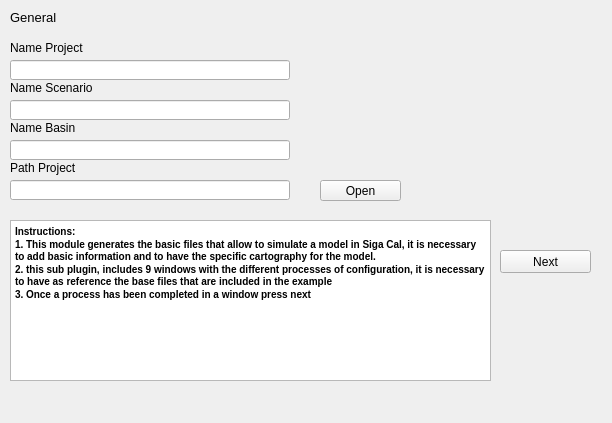
            <widget class="QWidget" name="page">
             <property name="geometry">
              <rect>
               <x>0</x>
               <y>0</y>
               <width>612</width>
               <height>423</height>
              </rect>
             </property>
             <attribute name="label">
              <string>Step 1 - Configuration Project</string>
             </attribute>
             <widget class="QLineEdit" name="output_path">
              <property name="geometry">
               <rect>
                <x>10</x>
                <y>180</y>
                <width>280</width>
                <height>20</height>
               </rect>
              </property>
             </widget>
             <widget class="QLineEdit" name="name_scenario">
              <property name="geometry">
               <rect>
                <x>10</x>
                <y>100</y>
                <width>280</width>
                <height>20</height>
               </rect>
              </property>
             </widget>
             <widget class="QLabel" name="label_2">
              <property name="geometry">
               <rect>
                <x>10</x>
                <y>160</y>
                <width>121</width>
                <height>16</height>
               </rect>
              </property>
              <property name="text">
               <string>&lt;html&gt;&lt;head/&gt;&lt;body&gt;&lt;p&gt;Path Project&lt;/p&gt;&lt;/body&gt;&lt;/html&gt;</string>
              </property>
             </widget>
             <widget class="QPushButton" name="select_output">
              <property name="geometry">
               <rect>
                <x>320</x>
                <y>180</y>
                <width>81</width>
                <height>21</height>
               </rect>
              </property>
              <property name="text">
               <string>Open</string>
              </property>
             </widget>
             <widget class="QLabel" name="label_4">
              <property name="geometry">
               <rect>
                <x>10</x>
                <y>80</y>
                <width>121</width>
                <height>16</height>
               </rect>
              </property>
              <property name="text">
               <string>&lt;html&gt;&lt;head/&gt;&lt;body&gt;&lt;p&gt;Name Scenario&lt;/p&gt;&lt;/body&gt;&lt;/html&gt;</string>
              </property>
             </widget>
             <widget class="QLabel" name="label_5">
              <property name="geometry">
               <rect>
                <x>10</x>
                <y>120</y>
                <width>121</width>
                <height>16</height>
               </rect>
              </property>
              <property name="text">
               <string>&lt;html&gt;&lt;head/&gt;&lt;body&gt;&lt;p&gt;Name Basin&lt;/p&gt;&lt;/body&gt;&lt;/html&gt;</string>
              </property>
             </widget>
             <widget class="QLabel" name="label">
              <property name="geometry">
               <rect>
                <x>10</x>
                <y>40</y>
                <width>121</width>
                <height>16</height>
               </rect>
              </property>
              <property name="text">
               <string>&lt;html&gt;&lt;head/&gt;&lt;body&gt;&lt;p&gt;Name Project&lt;/p&gt;&lt;/body&gt;&lt;/html&gt;</string>
              </property>
             </widget>
             <widget class="QLineEdit" name="Name_Basin">
              <property name="geometry">
               <rect>
                <x>10</x>
                <y>140</y>
                <width>280</width>
                <height>20</height>
               </rect>
              </property>
             </widget>
             <widget class="QLineEdit" name="name_project">
              <property name="geometry">
               <rect>
                <x>10</x>
                <y>60</y>
                <width>280</width>
                <height>20</height>
               </rect>
              </property>
             </widget>
             <widget class="QPushButton" name="Button_Step_1">
              <property name="geometry">
               <rect>
                <x>500</x>
                <y>250</y>
                <width>91</width>
                <height>23</height>
               </rect>
              </property>
              <property name="text">
               <string>Next</string>
              </property>
             </widget>
             <widget class="QLabel" name="label_3">
              <property name="geometry">
               <rect>
                <x>10</x>
                <y>10</y>
                <width>121</width>
                <height>16</height>
               </rect>
              </property>
              <property name="text">
               <string>&lt;html&gt;&lt;head/&gt;&lt;body&gt;&lt;p&gt;&lt;span style=&quot; font-size:10pt;&quot;&gt;General&lt;/span&gt;&lt;/p&gt;&lt;/body&gt;&lt;/html&gt;</string>
              </property>
             </widget>
             <widget class="QTextBrowser" name="textBrowser">
              <property name="geometry">
               <rect>
                <x>10</x>
                <y>220</y>
                <width>481</width>
                <height>161</height>
               </rect>
              </property>
              <property name="html">
               <string>&lt;!DOCTYPE HTML PUBLIC &quot;-//W3C//DTD HTML 4.0//EN&quot; &quot;http://www.w3.org/TR/REC-html40/strict.dtd&quot;&gt;
&lt;html&gt;&lt;head&gt;&lt;meta name=&quot;qrichtext&quot; content=&quot;1&quot; /&gt;&lt;style type=&quot;text/css&quot;&gt;
p, li { white-space: pre-wrap; }
&lt;/style&gt;&lt;/head&gt;&lt;body style=&quot; font-family:'MS Shell Dlg 2'; font-size:7.8pt; font-weight:600; font-style:normal;&quot;&gt;
&lt;p style=&quot; margin-top:0px; margin-bottom:0px; margin-left:0px; margin-right:0px; -qt-block-indent:0; text-indent:0px;&quot;&gt;Instructions:&lt;/p&gt;
&lt;p style=&quot; margin-top:0px; margin-bottom:0px; margin-left:0px; margin-right:0px; -qt-block-indent:0; text-indent:0px;&quot;&gt;1. This module generates the basic files that allow to simulate a model in Siga Cal, it is necessary to add basic information and to have the specific cartography for the model.  &lt;/p&gt;
&lt;p style=&quot; margin-top:0px; margin-bottom:0px; margin-left:0px; margin-right:0px; -qt-block-indent:0; text-indent:0px;&quot;&gt;2. this sub plugin, includes 9 windows with the different processes of configuration, it is necessary to have as reference the base files that are included in the example&lt;/p&gt;
&lt;p style=&quot; margin-top:0px; margin-bottom:0px; margin-left:0px; margin-right:0px; -qt-block-indent:0; text-indent:0px;&quot;&gt;3. Once a process has been completed in a window press next&lt;/p&gt;
&lt;p style=&quot;-qt-paragraph-type:empty; margin-top:0px; margin-bottom:0px; margin-left:0px; margin-right:0px; -qt-block-indent:0; text-indent:0px;&quot;&gt;&lt;br /&gt;&lt;/p&gt;&lt;/body&gt;&lt;/html&gt;</string>
              </property>
             </widget>
            </widget>
